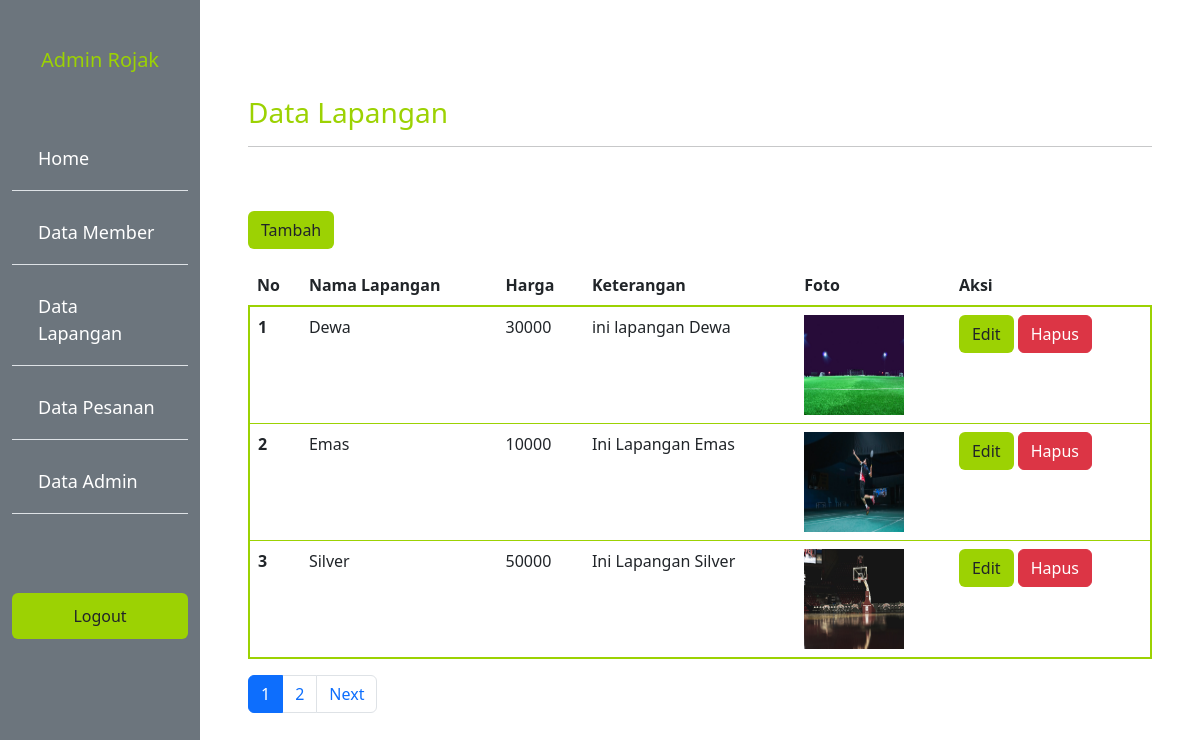
Screenshot of /admin/lapangan.php (signed in) with the database file from the repository.
### tables this page shows
CREATE TABLE `lapangan` (
  `idlap` int(11) NOT NULL,
  `nm` varchar(35) NOT NULL,
  `ket` text NOT NULL,
  `harga` int(11) NOT NULL,
  `foto` text NOT NULL
);

### functions.php (called while the page is built, shortened)
<?php
$conn = mysqli_connect("localhost", "root", "", "db_aptisi");
function query($query)
{
  global $conn;
  $result = mysqli_query($conn, $query);
  $rows = [];
  while ($row = mysqli_fetch_assoc($result)) {
    $rows[] = $row;
  }
  return $rows;
}

### admin/lapangan.php (the view, shortened to what this page needs)
<?php
require "../functions.php";
$jmlHalamanPerData = 3;
$jumlahData = count(query("SELECT * FROM lapangan"));
$jmlHalaman = ceil($jumlahData / $jmlHalamanPerData);
if (isset($_GET["halaman"])) {
  $halamanAktif = $_GET["halaman"];
} else {
  $halamanAktif = 1;
}
$awalData = ($jmlHalamanPerData * $halamanAktif) - $jmlHalamanPerData;
$lapangan = query("SELECT * FROM lapangan LIMIT $awalData, $jmlHalamanPerData");
?>
<!DOCTYPE html>
<html lang="en">
<head>
  <link rel="stylesheet" href="../style.css">
  <link href="https://cdn.jsdelivr.net/npm/bootstrap@5.3.0-alpha1/dist/css/bootstrap.min.css" rel="stylesheet">
</head>
<body>
  <div class="container-fluid">
    <div class="row min-vh-100">
      <div class="sidebar col-2 bg-secondary">
        <h5 class="mt-5 judul text-center">
          <h5 class="mt-5 judul text-center"><?= $_SESSION["username"]; ?></h5>
        </h5>
        <ul class="list-group list-group-flush">
          <li class="list-group-item bg-transparent"><a href="home.php">Home</a></li>
          <li class="list-group-item bg-transparent"><a href="member.php">Data Member</a></li>
          <li class="list-group-item bg-transparent"><a href="lapangan.php">Data Lapangan</a></li>
          <li class="list-group-item bg-transparent"><a href="pesan.php">Data Pesanan</a></li>
          <li class="list-group-item bg-transparent"><a href="admin.php">Data Admin</a></li>
          <li class="list-group-item bg-transparent"></li>
        </ul>
        <a href="../logout.php" class="mt-5 btn btn-inti text-dark">Logout</a>
      </div>
      <div class="col-10 p-5 mt-5">
        <h3 class="judul">Data Lapangan</h3>
        <hr>
        <button class="btn btn-inti mt-5" data-bs-toggle="modal" data-bs-target="#tambahModal1">Tambah</button>
        <table class="table table-hover mt-3">
          <thead class="table-inti">
            <tr>
              <th scope="col">No</th>
              <th scope="col">Nama Lapangan</th>
              <th scope="col">Harga</th>
              <th scope="col">Keterangan</th>
              <th scope="col">Foto</th>
              <th scope="col">Aksi</th>
            </tr>
          </thead>
          <tbody class="text">
            <?php $i = 1; ?>
            <?php foreach ($lapangan as $row) : ?>
              <tr>
                <th scope="row"><?= $i++; ?></th>
                <td><?= $row["nm"]; ?></td>
                <td><?= $row["harga"]; ?></td>
                <td><?= $row["ket"]; ?></td>
                <td><img src="../img/<?= $row["foto"]; ?>" width="100" height="100"></td>
                <td>
                  <button class="btn btn-inti" data-bs-toggle="modal" data-bs-target="#editModal<?= $row["idlap"]; ?>">Edit</button>
                  <a href="./controller/hapusLpg.php?id=<?= $row["idlap"]; ?>" class="btn btn-danger">Hapus</a>
                </td>
              </tr>
            <?php endforeach; ?>
          </tbody>
        </table>
        <ul class="pagination">
          <?php for ($i = 1; $i <= $jmlHalaman; $i++) : ?>
            <?php if ($i == $halamanAktif) : ?>
              <li class="page-item active"><a class="page-link" href="?halaman=<?= $i; ?>"><?= $i; ?></a></li>
            <?php else : ?>
              <li class="page-item "><a class="page-link" href="?halaman=<?= $i; ?>"><?= $i; ?></a></li>
            <?php endif; ?>
          <?php endfor; ?>
          <?php if ($halamanAktif < $jmlHalaman) : ?>
            <li class="page-item">
              <a href="?halaman=<?= $halamanAktif + 1; ?>" class="page-link">Next</a>
            </li>
          <?php endif; ?>
        </ul>
      </div>
</body>
</html>

### style.css (style rules this page uses)
:root { --primary: #9cd203; --hover: #79a300; --bg: #eeeeee; }
.table-inti { background-color: var(--primary); }
.judul { color: var(--primary); }
.text { border: 2px solid var(--primary); border-radius: 8px; background-color: var(--bg); }
.btn-inti { background-color: var(--primary) !important; }
.sidebar ul { list-style: none; margin-top: 50px; }
.sidebar li { color: white; text-decoration: none; font-size: 18px; margin: 5px 0; }
.sidebar a { display: block; color: white; padding: 10px; text-decoration: none; }

### rows the page displays
lapangan: nm "Dewa", harga "30000", ket "ini lapangan Dewa", foto (picture)
lapangan: nm "Emas", harga "10000", ket "Ini Lapangan Emas", foto (picture)
lapangan: nm "Silver", harga "50000", ket "Ini Lapangan Silver", foto (picture)

### other values shown
$_SESSION["username"] "Admin Rojak"
